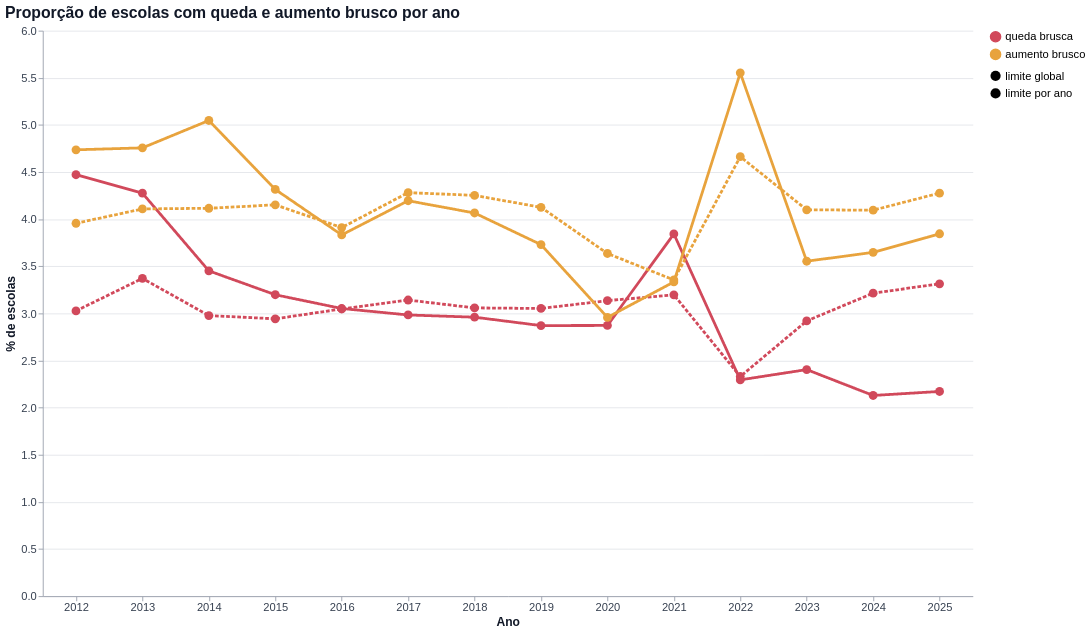

Notebook code cell kept with this figure:
### Markdown cell above
## Etapa 5 — Quantas escolas tiveram queda ou aumento brusco em cada ano?
O boxplot mostra a distribuição; esta etapa resume **proporção** (e contagem) de escolas marcadas.

### Code cell
def resumo_por_ano(d):
    """Tabela (contagem e %) e gráfico de escolas com queda/aumento brusco por ano."""
    resumo = pd.DataFrame({"escolas": d.groupby("ANO").size()})
    for tipo in ["QUEDA", "AUMENTO"]:
        for modo in ["ANO", "GLOBAL"]:
            resumo[f"n_{tipo}_{modo}"] = d.groupby("ANO")[f"{tipo}_{modo}"].sum()
            resumo[f"pct_{tipo}_{modo}"] = resumo[f"n_{tipo}_{modo}"] / resumo["escolas"] * 100

    pcts = [c for c in resumo.columns if c.startswith("pct_")]
    longo = resumo.reset_index().melt(id_vars="ANO", value_vars=pcts, var_name="serie", value_name="pct")
    longo["tipo"] = np.where(longo["serie"].str.contains("QUEDA"), "queda brusca", "aumento brusco")
    longo["limite"] = np.where(longo["serie"].str.endswith("_ANO"), "limite por ano", "limite global")

    graf = estilizar(alt.Chart(longo).mark_line(point=alt.OverlayMarkDef(size=90, filled=True), strokeWidth=3).encode(
        x=alt.X("ANO:O", title="Ano", axis=alt.Axis(labelAngle=0)), y=alt.Y("pct:Q", title="% de escolas"),
        color=alt.Color("tipo:N", title=None, scale=alt.Scale(domain=["queda brusca", "aumento brusco"], range=[COR_QUEDA, COR_AUMENTO])),
        strokeDash=alt.StrokeDash("limite:N", title=None),
        tooltip=["ANO:O", "tipo:N", "limite:N", alt.Tooltip("pct:Q", format=".2f")]
    ).properties(width=LARGURA_GRAFICO, height=int(ALTURA_GRAFICO * 0.8), title="Proporção de escolas com queda e aumento brusco por ano"))
    return resumo, graf


secao("Etapa 5 — Proporção de quedas e aumentos por ano")
resumo, graf_resumo = resumo_por_ano(dados)
mostrar_tabela(resumo.round(2), "Contagem e % de escolas marcadas por ano")
mostrar(graf_resumo, "Proporção de quedas e aumentos bruscos por ano")

### Figure 1 — Vega-Lite specification as saved in the notebook (floating-point values rounded to 4 significant figures)
{"config": {"view": {"continuousWidth": 300, "continuousHeight": 300, "stroke": null}, "axis": {"domainColor": "#9CA3AF", "gridColor": "#E5E7EB", "labelColor": "#374151", "labelFontSize": 12, "tickColor": "#9CA3AF", "titleColor": "#111827", "titleFontSize": 13}, "legend": {"labelFontSize": 12, "symbolSize": 120, "titleFontSize": 12}, "range": {"category": {"scheme": "set2"}}, "title": {"anchor": "start", "color": "#111827", "fontSize": 17, "subtitleColor": "#6B7280", "subtitleFontSize": 12}}, "data": {"name": "data-4c59067798c8767b6f93899c42f292c2"}, "mark": {"type": "line", "point": {"filled": true, "size": 90}, "strokeWidth": 3}, "encoding": {"color": {"field": "tipo", "scale": {"domain": ["queda brusca", "aumento brusco"], "range": ["#D1495B", "#E8A33D"]}, "title": null, "type": "nominal"}, "strokeDash": {"field": "limite", "title": null, "type": "nominal"}, "tooltip": [{"field": "ANO", "type": "ordinal"}, {"field": "tipo", "type": "nominal"}, {"field": "limite", "type": "nominal"}, {"field": "pct", "format": ".2f", "type": "quantitative"}], "x": {"axis": {"labelAngle": 0}, "field": "ANO", "title": "Ano", "type": "ordinal"}, "y": {"field": "pct", "title": "% de escolas", "type": "quantitative"}}, "height": 608, "title": "Proporção de escolas com queda e aumento brusco por ano", "width": 1000, "$schema": "https://vega.github.io/schema/vega-lite/v6.4.1.json", "datasets": {"data-4c59067798c8767b6f93899c42f292c2": [{"ANO": 2012, "serie": "pct_QUEDA_ANO", "pct": 3.027, "tipo": "queda brusca", "limite": "limite por ano"}, {"ANO": 2013, "serie": "pct_QUEDA_ANO", "pct": 3.372, "tipo": "queda brusca", "limite": "limite por ano"}, {"ANO": 2014, "serie": "pct_QUEDA_ANO", "pct": 2.977, "tipo": "queda brusca", "limite": "limite por ano"}, {"ANO": 2015, "serie": "pct_QUEDA_ANO", "pct": 2.943, "tipo": "queda brusca", "limite": "limite por ano"}, {"ANO": 2016, "serie": "pct_QUEDA_ANO", "pct": 3.047, "tipo": "queda brusca", "limite": "limite por ano"}, {"ANO": 2017, "serie": "pct_QUEDA_ANO", "pct": 3.142, "tipo": "queda brusca", "limite": "limite por ano"}, {"ANO": 2018, "serie": "pct_QUEDA_ANO", "pct": 3.058, "tipo": "queda brusca", "limite": "limite por ano"}, {"ANO": 2019, "serie": "pct_QUEDA_ANO", "pct": 3.053, "tipo": "queda brusca", "limite": "limite por ano"}, {"ANO": 2020, "serie": "pct_QUEDA_ANO", "pct": 3.136, "tipo": "queda brusca", "limite": "limite por ano"}, {"ANO": 2021, "serie": "pct_QUEDA_ANO", "pct": 3.197, "tipo": "queda brusca", "limite": "limite por ano"}, {"ANO": 2022, "serie": "pct_QUEDA_ANO", "pct": 2.33, "tipo": "queda brusca", "limite": "limite por ano"}, {"ANO": 2023, "serie": "pct_QUEDA_ANO", "pct": 2.92, "tipo": "queda brusca", "limite": "limite por ano"}, {"ANO": 2024, "serie": "pct_QUEDA_ANO", "pct": 3.215, "tipo": "queda brusca", "limite": "limite por ano"}, {"ANO": 2025, "serie": "pct_QUEDA_ANO", "pct": 3.314, "tipo": "queda brusca", "limite": "limite por ano"}, {"ANO": 2012, "serie": "pct_QUEDA_GLOBAL", "pct": 4.472, "tipo": "queda brusca", "limite": "limite global"}, {"ANO": 2013, "serie": "pct_QUEDA_GLOBAL", "pct": 4.276, "tipo": "queda brusca", "limite": "limite global"}, {"ANO": 2014, "serie": "pct_QUEDA_GLOBAL", "pct": 3.452, "tipo": "queda brusca", "limite": "limite global"}, {"ANO": 2015, "serie": "pct_QUEDA_GLOBAL", "pct": 3.198, "tipo": "queda brusca", "limite": "limite global"}, {"ANO": 2016, "serie": "pct_QUEDA_GLOBAL", "pct": 3.052, "tipo": "queda brusca", "limite": "limite global"}, {"ANO": 2017, "serie": "pct_QUEDA_GLOBAL", "pct": 2.984, "tipo": "queda brusca", "limite": "limite global"}, {"ANO": 2018, "serie": "pct_QUEDA_GLOBAL", "pct": 2.96, "tipo": "queda brusca", "limite": "limite global"}, {"ANO": 2019, "serie": "pct_QUEDA_GLOBAL", "pct": 2.871, "tipo": "queda brusca", "limite": "limite global"}, {"ANO": 2020, "serie": "pct_QUEDA_GLOBAL", "pct": 2.872, "tipo": "queda brusca", "limite": "limite global"}, {"ANO": 2021, "serie": "pct_QUEDA_GLOBAL", "pct": 3.844, "tipo": "queda brusca", "limite": "limite global"}, {"ANO": 2022, "serie": "pct_QUEDA_GLOBAL", "pct": 2.295, "tipo": "queda brusca", "limite": "limite global"}, {"ANO": 2023, "serie": "pct_QUEDA_GLOBAL", "pct": 2.404, "tipo": "queda brusca", "limite": "limite global"}, {"ANO": 2024, "serie": "pct_QUEDA_GLOBAL", "pct": 2.129, "tipo": "queda brusca", "limite": "limite global"}, {"ANO": 2025, "serie": "pct_QUEDA_GLOBAL", "pct": 2.172, "tipo": "queda brusca", "limite": "limite global"}, {"ANO": 2012, "serie": "pct_AUMENTO_ANO", "pct": 3.957, "tipo": "aumento brusco", "limite": "limite por ano"}, {"ANO": 2013, "serie": "pct_AUMENTO_ANO", "pct": 4.109, "tipo": "aumento brusco", "limite": "limite por ano"}, {"ANO": 2014, "serie": "pct_AUMENTO_ANO", "pct": 4.116, "tipo": "aumento brusco", "limite": "limite por ano"}, {"ANO": 2015, "serie": "pct_AUMENTO_ANO", "pct": 4.152, "tipo": "aumento brusco", "limite": "limite por ano"}, {"ANO": 2016, "serie": "pct_AUMENTO_ANO", "pct": 3.911, "tipo": "aumento brusco", "limite": "limite por ano"}, {"ANO": 2017, "serie": "pct_AUMENTO_ANO", "pct": 4.282, "tipo": "aumento brusco", "limite": "limite por ano"}, {"ANO": 2018, "serie": "pct_AUMENTO_ANO", "pct": 4.252, "tipo": "aumento brusco", "limite": "limite por ano"}, {"ANO": 2019, "serie": "pct_AUMENTO_ANO", "pct": 4.126, "tipo": "aumento brusco", "limite": "limite por ano"}, {"ANO": 2020, "serie": "pct_AUMENTO_ANO", "pct": 3.636, "tipo": "aumento brusco", "limite": "limite por ano"}, {"ANO": 2021, "serie": "pct_AUMENTO_ANO", "pct": 3.355, "tipo": "aumento brusco", "limite": "limite por ano"}, {"ANO": 2022, "serie": "pct_AUMENTO_ANO", "pct": 4.663, "tipo": "aumento brusco", "limite": "limite por ano"}, {"ANO": 2023, "serie": "pct_AUMENTO_ANO", "pct": 4.099, "tipo": "aumento brusco", "limite": "limite por ano"}, {"ANO": 2024, "serie": "pct_AUMENTO_ANO", "pct": 4.095, "tipo": "aumento brusco", "limite": "limite por ano"}, {"ANO": 2025, "serie": "pct_AUMENTO_ANO", "pct": 4.277, "tipo": "aumento brusco", "limite": "limite por ano"}, {"ANO": 2012, "serie": "pct_AUMENTO_GLOBAL", "pct": 4.736, "tipo": "aumento brusco", "limite": "limite global"}, {"ANO": 2013, "serie": "pct_AUMENTO_GLOBAL", "pct": 4.757, "tipo": "aumento brusco", "limite": "limite global"}, {"ANO": 2014, "serie": "pct_AUMENTO_GLOBAL", "pct": 5.047, "tipo": "aumento brusco", "limite": "limite global"}, {"ANO": 2015, "serie": "pct_AUMENTO_GLOBAL", "pct": 4.316, "tipo": "aumento brusco", "limite": "limite global"}, {"ANO": 2016, "serie": "pct_AUMENTO_GLOBAL", "pct": 3.833, "tipo": "aumento brusco", "limite": "limite global"}, {"ANO": 2017, "serie": "pct_AUMENTO_GLOBAL", "pct": 4.196, "tipo": "aumento brusco", "limite": "limite global"}, {"ANO": 2018, "serie": "pct_AUMENTO_GLOBAL", "pct": 4.066, "tipo": "aumento brusco", "limite": "limite global"}, {"ANO": 2019, "serie": "pct_AUMENTO_GLOBAL", "pct": 3.73, "tipo": "aumento brusco", "limite": "limite global"}, {"ANO": 2020, "serie": "pct_AUMENTO_GLOBAL", "pct": 2.958, "tipo": "aumento brusco", "limite": "limite global"}, {"ANO": 2021, "serie": "pct_AUMENTO_GLOBAL", "pct": 3.334, "tipo": "aumento brusco", "limite": "limite global"}, {"ANO": 2022, "serie": "pct_AUMENTO_GLOBAL", "pct": 5.552, "tipo": "aumento brusco", "limite": "limite global"}, {"ANO": 2023, "serie": "pct_AUMENTO_GLOBAL", "pct": 3.554, "tipo": "aumento brusco", "limite": "limite global"}, {"ANO": 2024, "serie": "pct_AUMENTO_GLOBAL", "pct": 3.648, "tipo": "aumento brusco", "limite": "limite global"}, {"ANO": 2025, "serie": "pct_AUMENTO_GLOBAL", "pct": 3.845, "tipo": "aumento brusco", "limite": "limite global"}]}}
